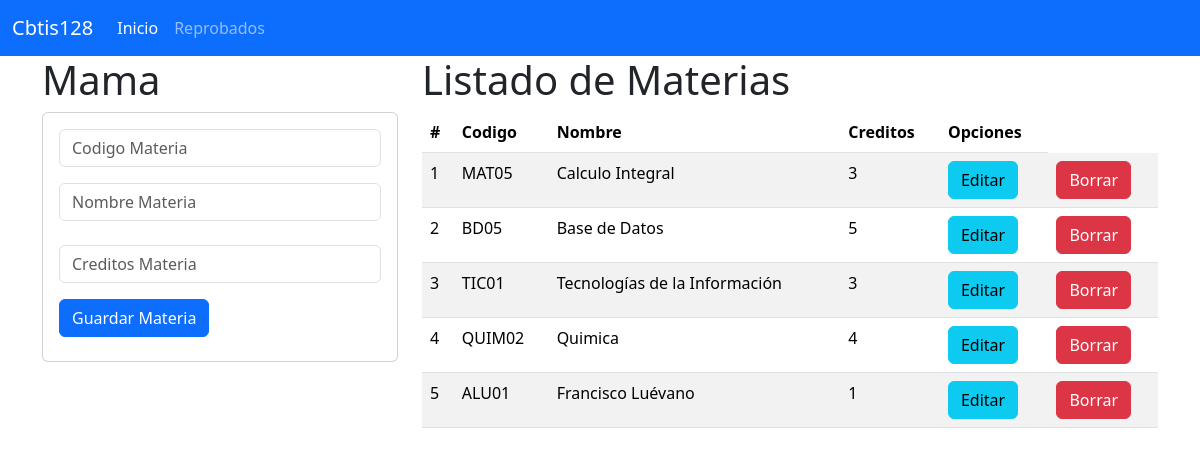
The page / on the database its author committed.
### materia_app/models.py (models this page shows, shortened)
class Materia(models.Model):
    codigo=models.CharField(primary_key=True, max_length=6)
    nombre=models.CharField(max_length=100)
    creditos=models.PositiveSmallIntegerField()

### materia_app/views.py (the view)
# urls.py: path('', views.Inicio_vista, name='Inicio_vista'),
def Inicio_vista(request):
    lasmaterias=Materia.objects.all()
    return render(request, 'gestionarmateria.html', {'mismaterias' : lasmaterias})

### materia_app/templates/gestionarmateria.html
            {% extends 'base.html'%}
            {% block cuerpo %}
            <div class = "row">
                <div class = "col-sm-12 col-md-4 col-lg-4 col-xl-4">
                <h1>Mama</h1>
                <div class="card">
                    <div class="card-body">
                        <form action='RegistrarMateria/' method='POST'> {% csrf_token %}
                            <div class='form-group'>
                            <input type="text" id="txtcodigo" name="txtcodigo" class="form-control"
                            placeholder="Codigo Materia" minlenght="1" maxlenght="6" requiered>
                            </div>
                            <div class='form-group py-3'>
                                <input type="text" id="txtnombre" name="txtnombre" class="form-control" placeholder="Nombre Materia" minlenght="1" maxlenght="100" requiered>
                                </div>
                            <div class='form-group py-2'>
                                <input type="text" id="numcreditos" name="numcreditos" class="form-control" placeholder="Creditos Materia" minlenght="1" maxlenght="9" requiered>
                                </div>
                            <div class='form-group py-2'>
                                <button type="submit" class="btn btn-primary">Guardar Materia</button>
                                </div>
                            </form>
                    </div>
                </div>
                </div>
                <div class = "col-sm-12 col-md-8 col-lg-4 col-xl-8">
                <h1>Listado de Materias</h1>
                <table class="table table-striped">
                    <thead>
                    <tr>
                        <th scope="col">#</th>
                        <th scope="col">Codigo</th>
                        <th scope="col">Nombre</th>
                        <th scope="col">Creditos</th>
                        <th>Opciones</th>
                    </tr>
                    </thead>
                    <tbody>
                        {% for m in mismaterias %}
                        <tr>
                            <td> {{forloop.counter}} </td>
                            <td> {{m.codigo}} </td>
                            <td> {{m.nombre}} </td>
                            <td> {{m.creditos}} </td>
                            <td> <a href="SeleccionarMateria/{{m.codigo}}" class="btn btn-info">Editar</a> </td>
                            <td> <a href="BorrarMateria/{{m.codigo}}" class="btn btn-danger">Borrar</a> </td>
                        </tr>
                        {% endfor %}
                    </tbody>
                </table>
                </div>
            {% endblock %}

### materia_app/templates/base.html (shortened to what this page needs)
    <!doctype html>
    <html lang="es">
    <head>
        <link href="https://cdn.jsdelivr.net/npm/bootstrap@5.3.3/dist/css/bootstrap.min.css" rel="stylesheet">
    </head>
    <body>
        <nav class="navbar navbar-expand-lg bg-primary" data-bs-theme="dark">
            <div class="container-fluid">
            <a class="navbar-brand" href="#">Cbtis128</a>
            <div class="collapse navbar-collapse" id="navbarNav">
                <ul class="navbar-nav">
                <li class="nav-item">
                    <a class="nav-link active" aria-current="page" href="#">Inicio</a>
                </li>
                <li class="nav-item">
                    <a class="nav-link" href="#">Reprobados</a>
                </li>
                </ul>
            </div>
            </div>
        </nav>
        <div class = "container">
        {% block cuerpo %}
        {% endblock %}
        </div>
    </body>
    </html>

### rows shown on the page
Materia: codigo "MAT05", nombre "Calculo Integral", creditos "3"
Materia: codigo "BD05", nombre "Base de Datos", creditos "5"
Materia: codigo "TIC01", nombre "Tecnologías de la Información", creditos "3"
Materia: codigo "QUIM02", nombre "Quimica", creditos "4"
Materia: codigo "ALU01", nombre "Francisco Luévano", creditos "1"
